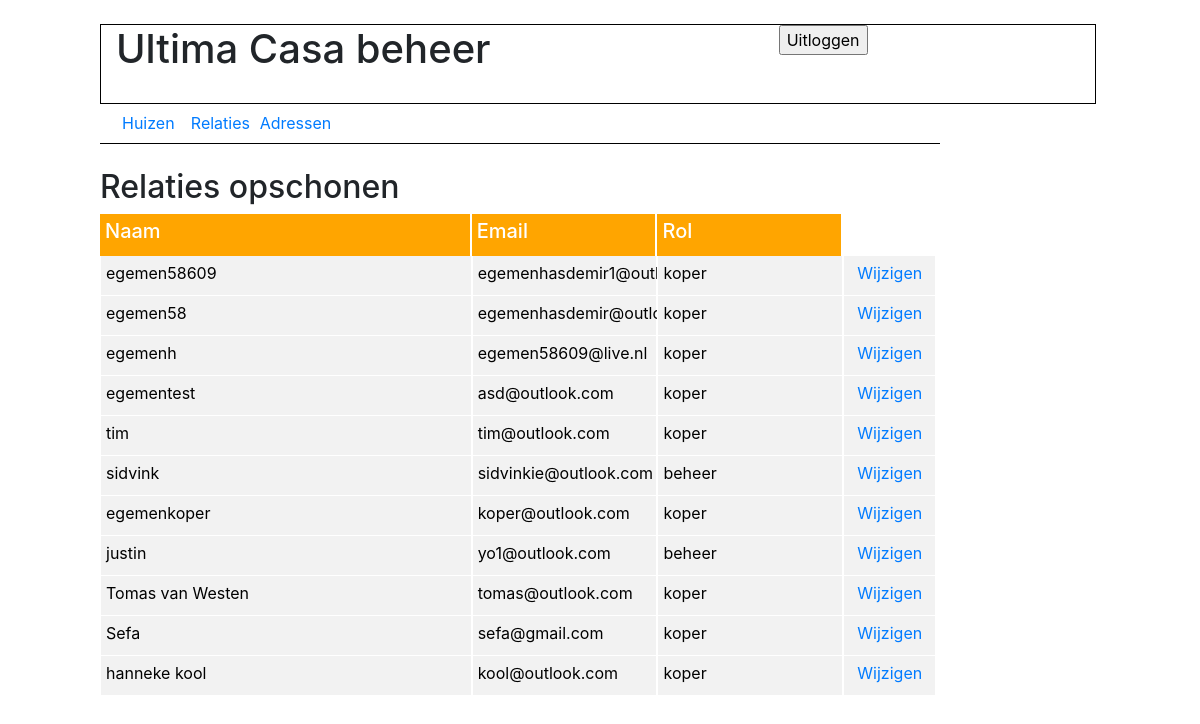
The app's page /playground/beheer/relaties with its own data.
### playground/models.py (models this page shows, shortened)
class Gebruiker(AbstractBaseUser,PermissionsMixin):
    username = models.CharField(max_length=50, null=True)
    email = models.EmailField(unique=True)
    is_staff = models.BooleanField(default=False)
    is_active = models.BooleanField(default=True)
    date_joined = models.DateTimeField(default=timezone.now)
    role = models.ForeignKey(Role, on_delete=models.CASCADE, null=True, default=1)
    USERNAME_FIELD = "email"
    objects = CustomUserManager()

class Role(models.Model):
    naam = models.CharField(max_length=50)
    waarde = models.IntegerField()
    landingspagina = models.CharField(max_length=50)

### playground/views.py (the view)
# urls.py: path('beheer/relaties', views.relatieview, name="relaties"),
def relatieview(request):
    gebruikers = Gebruiker.objects.all
    return render(request, 'relaties.html' ,{"gebruikers":gebruikers})

### playground/templates/relaties.html (shortened to what this page needs)
{% extends "header.html" %}
{% block content %}
</head>
<body>
<br>
<div class="row offset-1">
<h2>Relaties opschonen</h2>
</div>
<div class="row offset-1">
<div class="col-4 orange"><h5>Naam</h5></div>
<div class="col-2 orange"><h5>Email</h5></div>
<div class="col-2 orange"><h5>Rol</h5></div>
</div>
{% for gebruiker in gebruikers%}
<div class="row offset-1">
<div class="col-4 grey1">{{gebruiker.username}}</div>
<div class="col-2 grey1">{{gebruiker.email}}</div>
<div class="col-2 grey1">{{gebruiker.role.naam}}</div>
<div class="col-1 text-center grey1"><a href="relaties/{{gebruiker.id}}">Wijzigen</a></div>
</div>
{%endfor%}
</body>
</html>
{%endblock%}

### playground/templates/header.html (shortened to what this page needs)
<!DOCTYPE html>
<html lang="en">
<head>
    <link rel="stylesheet" href="static/css/style.css">
    <link rel="stylesheet" href="https://cdn.jsdelivr.net/npm/bootstrap@4.3.1/dist/css/bootstrap.min.css">
</head>
<body>
<br>
    <div class="row offset-md-1 div1">
        <div class="col-5"><h1>Ultima Casa beheer</h1></div>
        <div class="col-1">{{user.username}} {{user.email}} {{functie}}</div>
        <div class="col-3 offset-2"><form action=" {% url 'logout' %}">
            <input type="submit" name="logout" id="" value="Uitloggen">
            </form></div></div>
    <div class="row offset-md-1 header ">
        <div class="col-1"><a href="/playground/beheer">Huizen</a></div>
        <div class="col-1"><a href="/playground/beheer/relaties">Relaties</a></div>
        <div class="col-1"><a href="/playground/beheer/adres">Adressen</a></div>
    </div>
    {% block content %}
    {% endblock %}
</body>
</html>

### playground/templates/header.html (style rules this page uses)
.div1 { border: solid black 1px; height: 80px; width: 83%; margin: auto; }
.header { margin:auto; width: 70%; border-bottom: solid black 1px; height: 40px; padding: 7px; }

### playground/templates/relaties.html (style rules this page uses)
.orange { background-color: orange; color:white; padding: 5px; border-right: solid white 2px; }
.grey1 { background-color: #f2f2f2; color:black; padding: 5px; border-right: solid white 1px; border-left: solid white 1px; border-bottom: solid white 1px; height: 40px; }

### records on screen
Gebruiker: username "egemen58609", email "egemenhasdemir1@outlook.com", role.naam "koper"
Gebruiker: username "egemen58", email "egemenhasdemir@outlook.com", role.naam "koper"
Gebruiker: username "egemenh", email "egemen58609@live.nl", role.naam "koper"
Gebruiker: username "egementest", email "asd@outlook.com", role.naam "koper"
Gebruiker: username "tim", email "tim@outlook.com", role.naam "koper"
Gebruiker: username "sidvink", email "sidvinkie@outlook.com", role.naam "beheer"
Gebruiker: username "egemenkoper", email "koper@outlook.com", role.naam "koper"
Gebruiker: username "justin", email "yo1@outlook.com", role.naam "beheer"
Gebruiker: username "Tomas van Westen", email "tomas@outlook.com", role.naam "koper"
Gebruiker: username "Sefa", email "sefa@gmail.com", role.naam "koper"
Gebruiker: username "hanneke kool", email "kool@outlook.com", role.naam "koper"
